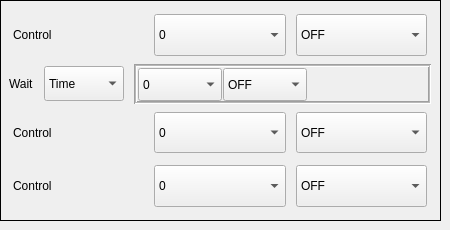
            <widget class="QWidget" name="CLOSE_2">
             <attribute name="title">
              <string>CLOSE</string>
             </attribute>
             <widget class="QFrame" name="verticalFrame_6">
              <property name="geometry">
               <rect>
                <x>0</x>
                <y>0</y>
                <width>441</width>
                <height>221</height>
               </rect>
              </property>
              <property name="minimumSize">
               <size>
                <width>350</width>
                <height>0</height>
               </size>
              </property>
              <property name="maximumSize">
               <size>
                <width>500</width>
                <height>245</height>
               </size>
              </property>
              <property name="layoutDirection">
               <enum>Qt::LeftToRight</enum>
              </property>
              <property name="frameShape">
               <enum>QFrame::Box</enum>
              </property>
              <layout class="QVBoxLayout" name="verticalLayout_9">
               <property name="leftMargin">
                <number>5</number>
               </property>
               <property name="topMargin">
                <number>5</number>
               </property>
               <property name="rightMargin">
                <number>5</number>
               </property>
               <property name="bottomMargin">
                <number>5</number>
               </property>
               <item>
                <layout class="QVBoxLayout" name="verticalLayout_10">
                 <property name="spacing">
                  <number>2</number>
                 </property>
                 <property name="sizeConstraint">
                  <enum>QLayout::SetDefaultConstraint</enum>
                 </property>
                 <property name="leftMargin">
                  <number>2</number>
                 </property>
                 <property name="topMargin">
                  <number>3</number>
                 </property>
                 <property name="rightMargin">
                  <number>3</number>
                 </property>
                 <property name="bottomMargin">
                  <number>3</number>
                 </property>
                 <item>
                  <layout class="QHBoxLayout" name="horizontalLayout_16">
                   <property name="spacing">
                    <number>10</number>
                   </property>
                   <property name="leftMargin">
                    <number>5</number>
                   </property>
                   <property name="topMargin">
                    <number>5</number>
                   </property>
                   <property name="rightMargin">
                    <number>5</number>
                   </property>
                   <property name="bottomMargin">
                    <number>5</number>
                   </property>
                   <item>
                    <widget class="QLabel" name="label_15">
                     <property name="text">
                      <string>Control</string>
                     </property>
                    </widget>
                   </item>
                   <item>
                    <widget class="QComboBox" name="va_close_control1_pin">
                     <property name="sizePolicy">
                      <sizepolicy hsizetype="Preferred" vsizetype="Preferred">
                       <horstretch>0</horstretch>
                       <verstretch>0</verstretch>
                      </sizepolicy>
                     </property>
                     <property name="minimumSize">
                      <size>
                       <width>0</width>
                       <height>35</height>
                      </size>
                     </property>
                     <property name="maximumSize">
                      <size>
                       <width>500</width>
                       <height>60</height>
                      </size>
                     </property>
                     <item>
                      <property name="text">
                       <string>0</string>
                      </property>
                     </item>
                     <item>
                      <property name="text">
                       <string>1</string>
                      </property>
                     </item>
                     <item>
                      <property name="text">
                       <string>2</string>
                      </property>
                     </item>
                     <item>
                      <property name="text">
                       <string>3</string>
                      </property>
                     </item>
                     <item>
                      <property name="text">
                       <string>4</string>
                      </property>
                     </item>
                     <item>
                      <property name="text">
                       <string>5</string>
                      </property>
                     </item>
                     <item>
                      <property name="text">
                       <string>6</string>
                      </property>
                     </item>
                     <item>
                      <property name="text">
                       <string>7</string>
                      </property>
                     </item>
                     <item>
                      <property name="text">
                       <string>8</string>
                      </property>
                     </item>
                     <item>
                      <property name="text">
                       <string>9</string>
                      </property>
                     </item>
                     <item>
                      <property name="text">
                       <string>NONE</string>
                      </property>
                     </item>
                    </widget>
                   </item>
                   <item>
                    <widget class="QComboBox" name="va_close_control1_status">
                     <property name="sizePolicy">
                      <sizepolicy hsizetype="Preferred" vsizetype="Preferred">
                       <horstretch>0</horstretch>
                       <verstretch>0</verstretch>
                      </sizepolicy>
                     </property>
                     <property name="maximumSize">
                      <size>
                       <width>500</width>
                       <height>50</height>
                      </size>
                     </property>
                     <item>
                      <property name="text">
                       <string>OFF</string>
                      </property>
                     </item>
                     <item>
                      <property name="text">
                       <string>ON</string>
                      </property>
                     </item>
                    </widget>
                   </item>
                  </layout>
                 </item>
                 <item>
                  <layout class="QHBoxLayout" name="horizontalLayout_17" stretch="0,0,0">
                   <property name="spacing">
                    <number>10</number>
                   </property>
                   <property name="sizeConstraint">
                    <enum>QLayout::SetNoConstraint</enum>
                   </property>
                   <property name="leftMargin">
                    <number>1</number>
                   </property>
                   <property name="topMargin">
                    <number>1</number>
                   </property>
                   <property name="rightMargin">
                    <number>1</number>
                   </property>
                   <property name="bottomMargin">
                    <number>1</number>
                   </property>
                   <item>
                    <widget class="QLabel" name="label_16">
                     <property name="minimumSize">
                      <size>
                       <width>0</width>
                       <height>30</height>
                      </size>
                     </property>
                     <property name="maximumSize">
                      <size>
                       <width>16777215</width>
                       <height>30</height>
                      </size>
                     </property>
                     <property name="text">
                      <string>Wait</string>
                     </property>
                    </widget>
                   </item>
                   <item>
                    <widget class="QComboBox" name="va_close_wait_choose">
                     <property name="sizePolicy">
                      <sizepolicy hsizetype="Preferred" vsizetype="Preferred">
                       <horstretch>0</horstretch>
                       <verstretch>0</verstretch>
                      </sizepolicy>
                     </property>
                     <property name="minimumSize">
                      <size>
                       <width>80</width>
                       <height>35</height>
                      </size>
                     </property>
                     <property name="maximumSize">
                      <size>
                       <width>500</width>
                       <height>35</height>
                      </size>
                     </property>
                     <property name="name" stdset="0">
                      <string>va_Close_stacked2</string>
                     </property>
                     <item>
                      <property name="text">
                       <string>Time</string>
                      </property>
                     </item>
                     <item>
                      <property name="text">
                       <string>Input</string>
                      </property>
                     </item>
                    </widget>
                   </item>
                   <item>
                    <widget class="QStackedWidget" name="va_Close_stacked2">
                     <property name="minimumSize">
                      <size>
                       <width>2</width>
                       <height>40</height>
                      </size>
                     </property>
                     <property name="maximumSize">
                      <size>
                       <width>500</width>
                       <height>40</height>
                      </size>
                     </property>
                     <property name="layoutDirection">
                      <enum>Qt::LeftToRight</enum>
                     </property>
                     <property name="autoFillBackground">
                      <bool>true</bool>
                     </property>
                     <property name="frameShape">
                      <enum>QFrame::Box</enum>
                     </property>
                     <property name="frameShadow">
                      <enum>QFrame::Sunken</enum>
                     </property>
                     <property name="lineWidth">
                      <number>1</number>
                     </property>
                     <property name="midLineWidth">
                      <number>1</number>
                     </property>
                     <property name="currentIndex">
                      <number>1</number>
                     </property>
                     <property name="name" stdset="0">
                      <string>va_Close_stacked2</string>
                     </property>
                     <widget class="QWidget" name="page_3">
                      <widget class="QWidget" name="horizontalWidget_6" native="true">
                       <property name="geometry">
                        <rect>
                         <x>0</x>
                         <y>0</y>
                         <width>171</width>
                         <height>30</height>
                        </rect>
                       </property>
                       <property name="minimumSize">
                        <size>
                         <width>0</width>
                         <height>0</height>
                        </size>
                       </property>
                       <property name="maximumSize">
                        <size>
                         <width>16777215</width>
                         <height>30</height>
                        </size>
                       </property>
                       <layout class="QHBoxLayout" name="horizontalLayout_21">
                        <property name="leftMargin">
                         <number>0</number>
                        </property>
                        <property name="topMargin">
                         <number>0</number>
                        </property>
                        <property name="rightMargin">
                         <number>10</number>
                        </property>
                        <property name="bottomMargin">
                         <number>0</number>
                        </property>
                        <item>
                         <widget class="QLineEdit" name="va_close_wait_time">
                          <property name="minimumSize">
                           <size>
                            <width>20</width>
                            <height>20</height>
                           </size>
                          </property>
                          <property name="maximumSize">
                           <size>
                            <width>200</width>
                            <height>30</height>
                           </size>
                          </property>
                         </widget>
                        </item>
                        <item>
                         <widget class="QLabel" name="label_4">
                          <property name="text">
                           <string>( ms )</string>
                          </property>
                         </widget>
                        </item>
                       </layout>
                      </widget>
                     </widget>
                     <widget class="QWidget" name="page_4">
                      <widget class="QWidget" name="horizontalWidget_5" native="true">
                       <property name="geometry">
                        <rect>
                         <x>0</x>
                         <y>0</y>
                         <width>171</width>
                         <height>35</height>
                        </rect>
                       </property>
                       <property name="minimumSize">
                        <size>
                         <width>0</width>
                         <height>35</height>
                        </size>
                       </property>
                       <property name="maximumSize">
                        <size>
                         <width>16777215</width>
                         <height>36</height>
                        </size>
                       </property>
                       <layout class="QHBoxLayout" name="horizontalLayout_20">
                        <property name="spacing">
                         <number>1</number>
                        </property>
                        <property name="leftMargin">
                         <number>1</number>
                        </property>
                        <property name="topMargin">
                         <number>1</number>
                        </property>
                        <property name="rightMargin">
                         <number>1</number>
                        </property>
                        <property name="bottomMargin">
                         <number>1</number>
                        </property>
                        <item>
                         <widget class="QComboBox" name="va_close_control2_pin">
                          <property name="sizePolicy">
                           <sizepolicy hsizetype="Preferred" vsizetype="Preferred">
                            <horstretch>0</horstretch>
                            <verstretch>0</verstretch>
                           </sizepolicy>
                          </property>
                          <property name="minimumSize">
                           <size>
                            <width>0</width>
                            <height>30</height>
                           </size>
                          </property>
                          <property name="maximumSize">
                           <size>
                            <width>500</width>
                            <height>35</height>
                           </size>
                          </property>
                          <item>
                           <property name="text">
                            <string>0</string>
                           </property>
                          </item>
                          <item>
                           <property name="text">
                            <string>1</string>
                           </property>
                          </item>
                          <item>
                           <property name="text">
                            <string>2</string>
                           </property>
                          </item>
                          <item>
                           <property name="text">
                            <string>3</string>
                           </property>
                          </item>
                          <item>
                           <property name="text">
                            <string>4</string>
                           </property>
                          </item>
                          <item>
                           <property name="text">
                            <string>5</string>
                           </property>
                          </item>
                          <item>
                           <property name="text">
                            <string>6</string>
                           </property>
                          </item>
                          <item>
                           <property name="text">
                            <string>7</string>
                           </property>
                          </item>
                          <item>
                           <property name="text">
                            <string>8</string>
                           </property>
                          </item>
                          <item>
                           <property name="text">
                            <string>9</string>
                           </property>
                          </item>
                          <item>
                           <property name="text">
                            <string>NONE</string>
                           </property>
                          </item>
                         </widget>
                        </item>
                        <item>
                         <widget class="QComboBox" name="va_close_control2_status">
                          <property name="sizePolicy">
                           <sizepolicy hsizetype="Preferred" vsizetype="Preferred">
                            <horstretch>0</horstretch>
                            <verstretch>0</verstretch>
                           </sizepolicy>
                          </property>
                          <property name="minimumSize">
                           <size>
                            <width>0</width>
                            <height>30</height>
                           </size>
                          </property>
                          <property name="maximumSize">
                           <size>
                            <width>500</width>
                            <height>35</height>
                           </size>
                          </property>
                          <property name="autoFillBackground">
                           <bool>false</bool>
                          </property>
                          <property name="editable">
                           <bool>false</bool>
                          </property>
                          <item>
                           <property name="text">
                            <string>OFF</string>
                           </property>
                          </item>
                          <item>
                           <property name="text">
                            <string>ON</string>
                           </property>
                          </item>
                         </widget>
                        </item>
                       </layout>
                      </widget>
                     </widget>
                    </widget>
                   </item>
                  </layout>
                 </item>
                 <item>
                  <layout class="QHBoxLayout" name="horizontalLayout_18">
                   <property name="spacing">
                    <number>10</number>
                   </property>
                   <property name="leftMargin">
                    <number>5</number>
                   </property>
                   <property name="topMargin">
                    <number>5</number>
                   </property>
                   <property name="rightMargin">
                    <number>5</number>
                   </property>
                   <property name="bottomMargin">
                    <number>5</number>
                   </property>
                   <item>
                    <widget class="QLabel" name="label_17">
                     <property name="text">
                      <string>Control</string>
                     </property>
                    </widget>
                   </item>
                   <item>
                    <widget class="QComboBox" name="va_close_control3_pin">
                     <property name="sizePolicy">
                      <sizepolicy hsizetype="Preferred" vsizetype="Preferred">
                       <horstretch>0</horstretch>
                       <verstretch>0</verstretch>
                      </sizepolicy>
                     </property>
                     <property name="maximumSize">
                      <size>
                       <width>500</width>
                       <height>50</height>
                      </size>
                     </property>
                     <item>
                      <property name="text">
                       <string>0</string>
                      </property>
                     </item>
                     <item>
                      <property name="text">
                       <string>1</string>
                      </property>
                     </item>
                     <item>
                      <property name="text">
                       <string>2</string>
                      </property>
                     </item>
                     <item>
                      <property name="text">
                       <string>3</string>
                      </property>
                     </item>
                     <item>
                      <property name="text">
                       <string>4</string>
                      </property>
                     </item>
                     <item>
                      <property name="text">
                       <string>5</string>
                      </property>
                     </item>
                     <item>
                      <property name="text">
                       <string>6</string>
                      </property>
                     </item>
                     <item>
                      <property name="text">
                       <string>7</string>
                      </property>
                     </item>
                     <item>
                      <property name="text">
                       <string>8</string>
                      </property>
                     </item>
                     <item>
                      <property name="text">
                       <string>9</string>
                      </property>
                     </item>
                     <item>
                      <property name="text">
                       <string>NONE</string>
                      </property>
                     </item>
                    </widget>
                   </item>
                   <item>
                    <widget class="QComboBox" name="va_close_control3_status">
                     <property name="sizePolicy">
                      <sizepolicy hsizetype="Preferred" vsizetype="Preferred">
                       <horstretch>0</horstretch>
                       <verstretch>0</verstretch>
                      </sizepolicy>
                     </property>
                     <property name="minimumSize">
                      <size>
                       <width>0</width>
                       <height>35</height>
                      </size>
                     </property>
                     <property name="maximumSize">
                      <size>
                       <width>500</width>
                       <height>50</height>
                      </size>
                     </property>
                     <item>
                      <property name="text">
                       <string>OFF</string>
                      </property>
                     </item>
                     <item>
                      <property name="text">
                       <string>ON</string>
                      </property>
                     </item>
                    </widget>
                   </item>
                  </layout>
                 </item>
                 <item>
                  <layout class="QHBoxLayout" name="horizontalLayout_19">
                   <property name="spacing">
                    <number>10</number>
                   </property>
                   <property name="leftMargin">
                    <number>5</number>
                   </property>
                   <property name="topMargin">
                    <number>5</number>
                   </property>
                   <property name="rightMargin">
                    <number>5</number>
                   </property>
                   <property name="bottomMargin">
                    <number>5</number>
                   </property>
                   <item>
                    <widget class="QLabel" name="label_18">
                     <property name="text">
                      <string>Control</string>
                     </property>
                    </widget>
                   </item>
                   <item>
                    <widget class="QComboBox" name="va_close_control4_pin">
                     <property name="sizePolicy">
                      <sizepolicy hsizetype="Preferred" vsizetype="Preferred">
                       <horstretch>0</horstretch>
                       <verstretch>0</verstretch>
                      </sizepolicy>
                     </property>
                     <property name="maximumSize">
                      <size>
                       <width>500</width>
                       <height>50</height>
                      </size>
                     </property>
                     <item>
                      <property name="text">
                       <string>0</string>
                      </property>
                     </item>
                     <item>
                      <property name="text">
                       <string>1</string>
                      </property>
                     </item>
                     <item>
                      <property name="text">
                       <string>2</string>
                      </property>
                     </item>
                     <item>
                      <property name="text">
                       <string>3</string>
                      </property>
                     </item>
                     <item>
                      <property name="text">
                       <string>4</string>
                      </property>
                     </item>
                     <item>
                      <property name="text">
                       <string>5</string>
                      </property>
                     </item>
                     <item>
                      <property name="text">
                       <string>6</string>
                      </property>
                     </item>
                     <item>
                      <property name="text">
                       <string>7</string>
                      </property>
                     </item>
                     <item>
                      <property name="text">
                       <string>8</string>
                      </property>
                     </item>
                     <item>
                      <property name="text">
                       <string>9</string>
                      </property>
                     </item>
                     <item>
                      <property name="text">
                       <string>NONE</string>
                      </property>
                     </item>
                    </widget>
                   </item>
                   <item>
                    <widget class="QComboBox" name="va_close_control4_status">
                     <property name="sizePolicy">
                      <sizepolicy hsizetype="Preferred" vsizetype="Preferred">
                       <horstretch>0</horstretch>
                       <verstretch>0</verstretch>
                      </sizepolicy>
                     </property>
                     <property name="minimumSize">
                      <size>
                       <width>0</width>
                       <height>35</height>
                      </size>
                     </property>
                     <property name="maximumSize">
                      <size>
                       <width>500</width>
                       <height>50</height>
                      </size>
                     </property>
                     <item>
                      <property name="text">
                       <string>OFF</string>
                      </property>
                     </item>
                     <item>
                      <property name="text">
                       <string>ON</string>
                      </property>
                     </item>
                    </widget>
                   </item>
                  </layout>
                 </item>
                </layout>
               </item>
              </layout>
             </widget>
            </widget>
